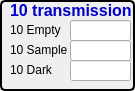
   <widget class="QGroupBox" name="groupBox_10">
    <property name="geometry">
     <rect>
      <x>335</x>
      <y>132</y>
      <width>135</width>
      <height>91</height>
     </rect>
    </property>
    <property name="styleSheet">
     <string notr="true">QGroupBox { 
     border: 2px solid black; 
     border-radius: 5px; 
 } </string>
    </property>
    <property name="title">
     <string/>
    </property>
    <widget class="QLabel" name="label_88">
     <property name="geometry">
      <rect>
       <x>10</x>
       <y>20</y>
       <width>61</width>
       <height>21</height>
      </rect>
     </property>
     <property name="font">
      <font>
       <pointsize>9</pointsize>
      </font>
     </property>
     <property name="text">
      <string>&lt;html&gt;&lt;head/&gt;&lt;body&gt;&lt;p&gt;10 Empty&lt;/p&gt;&lt;/body&gt;&lt;/html&gt;</string>
     </property>
    </widget>
    <widget class="QLabel" name="label_89">
     <property name="geometry">
      <rect>
       <x>10</x>
       <y>40</y>
       <width>61</width>
       <height>21</height>
      </rect>
     </property>
     <property name="font">
      <font>
       <pointsize>9</pointsize>
      </font>
     </property>
     <property name="text">
      <string>&lt;html&gt;&lt;head/&gt;&lt;body&gt;&lt;p&gt;10 Sample&lt;/p&gt;&lt;/body&gt;&lt;/html&gt;</string>
     </property>
    </widget>
    <widget class="QLabel" name="label_90">
     <property name="geometry">
      <rect>
       <x>10</x>
       <y>60</y>
       <width>51</width>
       <height>21</height>
      </rect>
     </property>
     <property name="font">
      <font>
       <pointsize>9</pointsize>
      </font>
     </property>
     <property name="text">
      <string>&lt;html&gt;&lt;head/&gt;&lt;body&gt;&lt;p&gt;10 Dark&lt;/p&gt;&lt;/body&gt;&lt;/html&gt;</string>
     </property>
    </widget>
    <widget class="caTextEntry" name="catextentry_105">
     <property name="geometry">
      <rect>
       <x>70</x>
       <y>20</y>
       <width>61</width>
       <height>21</height>
      </rect>
     </property>
     <property name="channel" stdset="0">
      <string notr="true">9idcSAXS:transI0_Empty.VAL</string>
     </property>
     <property name="background">
      <color>
       <red>115</red>
       <green>215</green>
       <blue>253</blue>
      </color>
     </property>
     <property name="colorMode">
      <enum>caLineEdit::Static</enum>
     </property>
    </widget>
    <widget class="caTextEntry" name="catextentry_106">
     <property name="geometry">
      <rect>
       <x>70</x>
       <y>40</y>
       <width>61</width>
       <height>21</height>
      </rect>
     </property>
     <property name="channel" stdset="0">
      <string notr="true">9idcSAXS:transI0_Sample.VAL</string>
     </property>
     <property name="background">
      <color>
       <red>115</red>
       <green>215</green>
       <blue>253</blue>
      </color>
     </property>
     <property name="colorMode">
      <enum>caLineEdit::Static</enum>
     </property>
    </widget>
    <widget class="caTextEntry" name="catextentry_107">
     <property name="geometry">
      <rect>
       <x>70</x>
       <y>60</y>
       <width>61</width>
       <height>21</height>
      </rect>
     </property>
     <property name="channel" stdset="0">
      <string notr="true">9idcSAXS:transI0_Dark.VAL</string>
     </property>
     <property name="background">
      <color>
       <red>115</red>
       <green>215</green>
       <blue>253</blue>
      </color>
     </property>
     <property name="colorMode">
      <enum>caLineEdit::Static</enum>
     </property>
    </widget>
    <widget class="QLabel" name="label_83">
     <property name="geometry">
      <rect>
       <x>10</x>
       <y>-10</y>
       <width>131</width>
       <height>41</height>
      </rect>
     </property>
     <property name="font">
      <font>
       <pointsize>12</pointsize>
       <weight>75</weight>
       <bold>true</bold>
      </font>
     </property>
     <property name="text">
      <string>&lt;html&gt;&lt;head/&gt;&lt;body&gt;&lt;p&gt;&lt;span style=&quot; color:#0000cc;&quot;&gt;10 transmission&lt;/span&gt;&lt;/p&gt;&lt;/body&gt;&lt;/html&gt;</string>
     </property>
    </widget>
   </widget>
